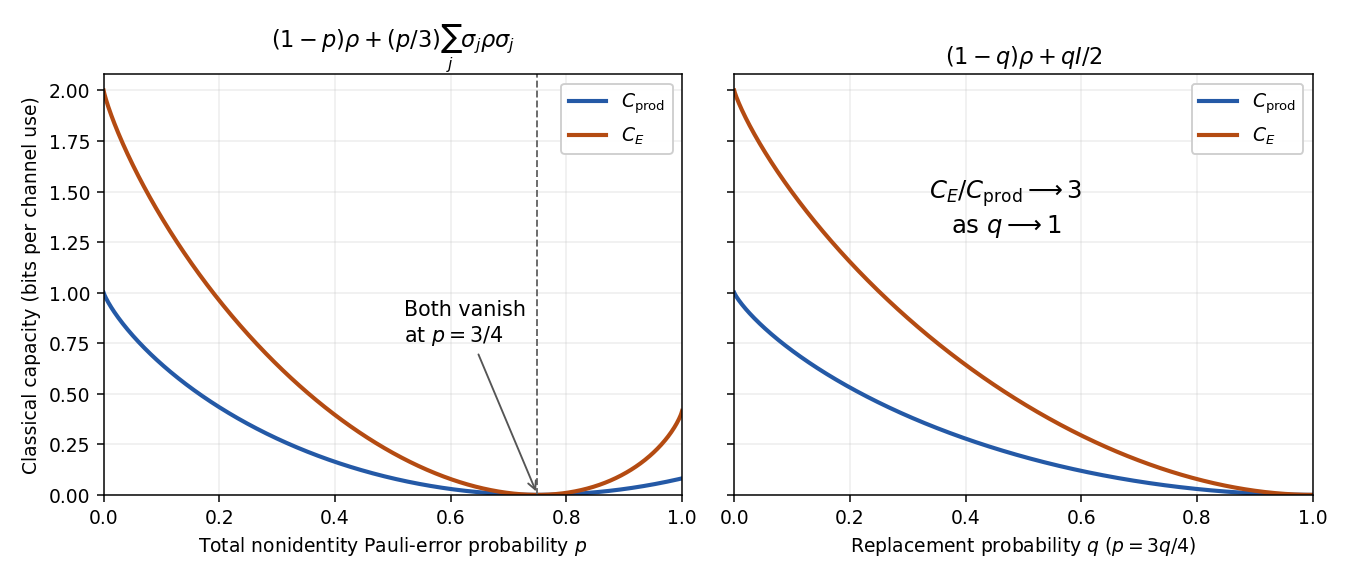

The Python source for this figure:
"""Python 3.14; numpy 2.3.5 / matplotlib 3.10.7. Emit opaque PNG to caller CWD.
MPLCONFIGDIR remains under caller control. Both noise conventions are labelled.
"""
from pathlib import Path
import numpy as np
import matplotlib
matplotlib.use('Agg')
import matplotlib.pyplot as plt

def xlogx(x):
 x=np.asarray(x,dtype=float);r=np.zeros_like(x);m=x>0;r[m]=x[m]*np.log2(x[m]);return r
def capacities(p):
 p=np.asarray(p,dtype=float)
 z=2*p/3
 c=1+xlogx(z)+xlogx(1-z)
 ce=2+xlogx(1-p)+3*xlogx(p/3)
 return np.maximum(c,0),np.maximum(ce,0)
fig,axes=plt.subplots(1,2,figsize=(10,4.3),dpi=135,facecolor='white',sharey=True)
for ax in axes:
 ax.set_facecolor('white');ax.grid(alpha=.22);ax.set_ylim(0,2.08);ax.set_xlim(0,1)
p=np.linspace(0,1,751);c,ce=capacities(p)
axes[0].plot(p,c,lw=2.2,label=r'$C_{\rm prod}$',color='#2459a6');axes[0].plot(p,ce,lw=2.2,label=r'$C_E$',color='#b44b12')
axes[0].axvline(.75,color='#666666',ls='--',lw=1)
axes[0].annotate('Both vanish\nat $p=3/4$',xy=(.75,0),xytext=(.52,.76),arrowprops={'arrowstyle':'->','color':'#555555'},fontsize=11)
axes[0].set_xlabel('Total nonidentity Pauli-error probability $p$')
axes[0].set_ylabel('Classical capacity (bits per channel use)')
axes[0].set_title(r'$(1-p)\rho+(p/3)\sum_j\sigma_j\rho\sigma_j$')
q=np.linspace(0,1,751);c,ce=capacities(.75*q)
axes[1].plot(q,c,lw=2.2,label=r'$C_{\rm prod}$',color='#2459a6');axes[1].plot(q,ce,lw=2.2,label=r'$C_E$',color='#b44b12')
axes[1].set_xlabel('Replacement probability $q$ ($p=3q/4$)')
axes[1].set_title(r'$(1-q)\rho+qI/2$')
axes[1].text(.47,1.3,r'$C_E/C_{\rm prod}\longrightarrow 3$'+'\n'+r'as $q\longrightarrow1$',ha='center',fontsize=13)
for ax in axes:ax.legend(loc='upper right',framealpha=.95)
fig.tight_layout(pad=1.2)
fig.savefig(Path(__file__).with_suffix('.png').name,facecolor='white',transparent=False)
plt.close(fig)
